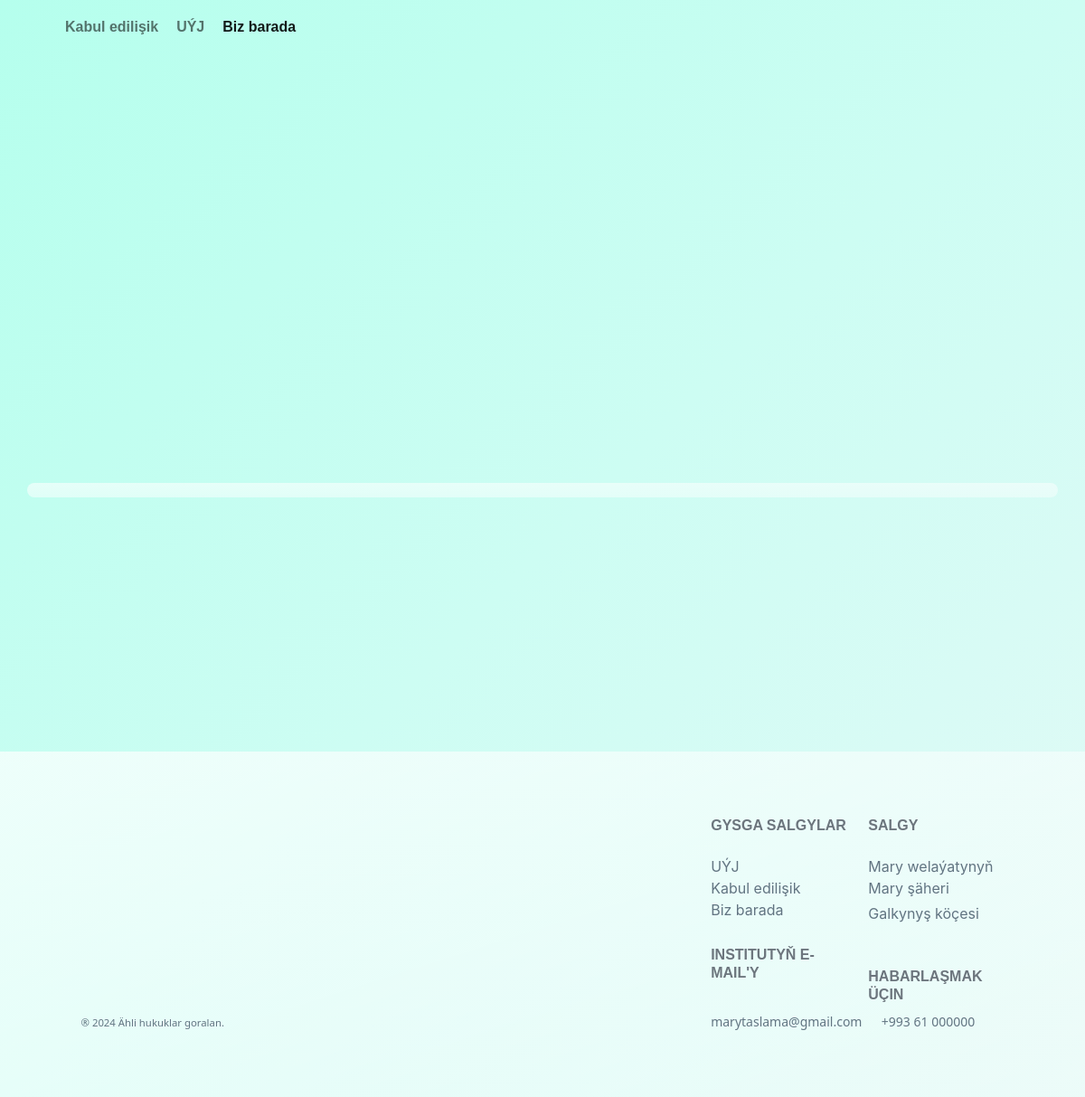
Page /about/ on the earlier database version.
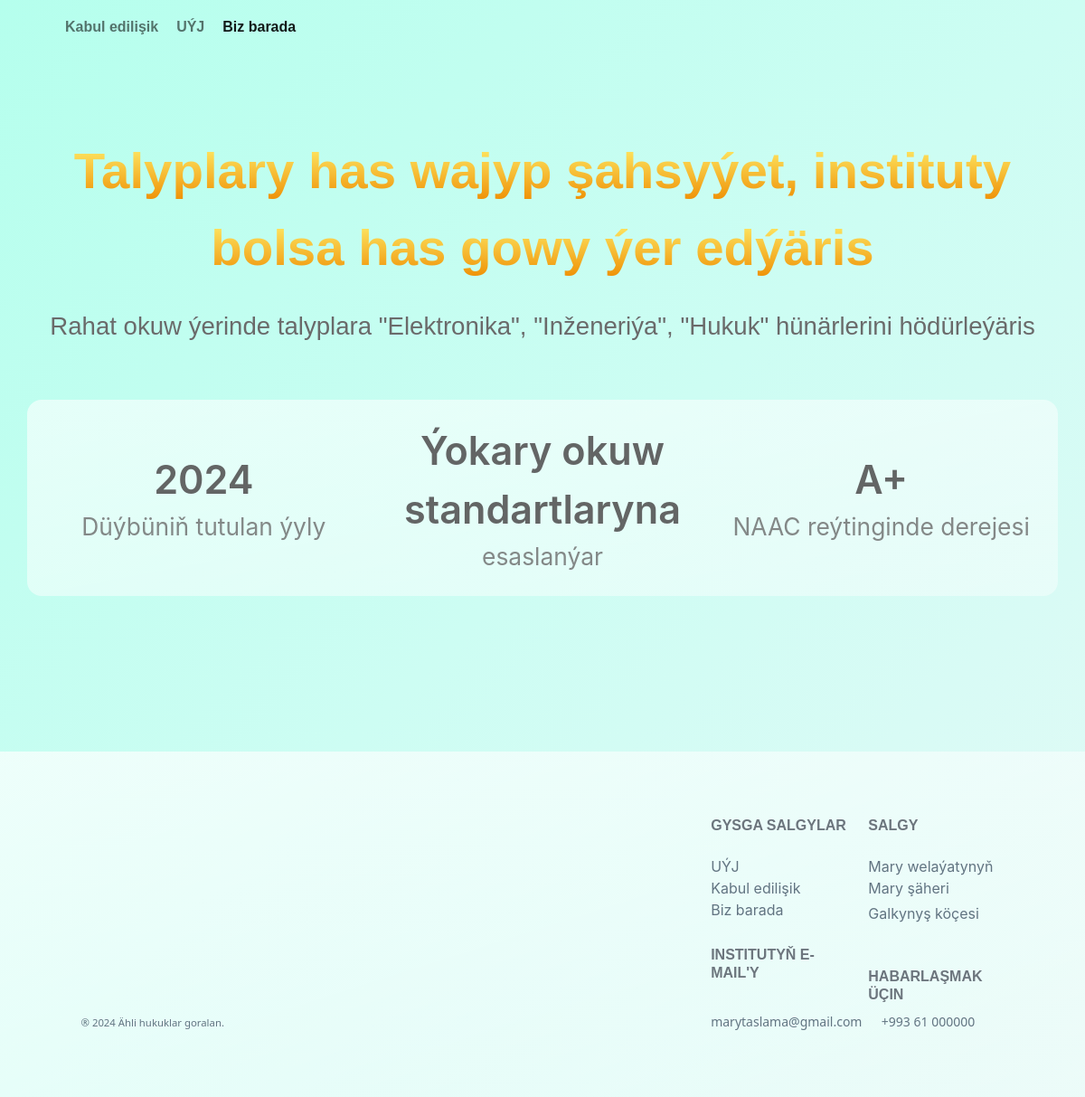
Same page on the later database version.
### UniWeb/models.py (models this page shows, shortened)
class AboutPage(models.Model):
    main_heading = models.CharField(max_length=200)
    sub_heading = models.CharField(max_length=200)
    info_columns = models.ManyToManyField(AboutInfoColumn)

class AboutInfoColumn(models.Model):
    expression = models.CharField(max_length=200)
    value = models.CharField(max_length=50)

### pages/views.py (the view)
# urls.py: path("about/", about_view, name="about_view"),
def about_view(request, *args, **kwargs):
    try:
        context = {"page_data": AboutPage.objects.all()[0]}
    except:
        context = {}
    return render(request, "about.html", context)

### templates/about.html (shortened to what this page needs)
{% extends "base.html" %}
{% load static %}
{% block nav %}
    <div class="collapse navbar-collapse" id="navbarColor03">
        <ul class="navbar-nav me-auto mb-2 mb-lg-0">
            <li class="nav-item pe-1">
                <a class="nav-link" href="{% url 'admissions_view' %}">
                    <p class="h6 poppins mb-lg-2 mb-0">Kabul edilişik</p>
                </a>
            </li>
            <li class="nav-item pe-1">
                <a class="nav-link" href="{% url 'campus_view' %}">
                    <p class="h6 poppins mb-lg-2 mb-0">UÝJ</p>
                </a>
            </li>
            <li class="nav-item pe-1">
                <a class="nav-link active"
                   href="{% url 'about_view' %}"
                   aria-current="page">
                    <p class="h6 poppins mb-lg-2 mb-0">Biz barada</p>
                </a>
            </li>
        </ul>
    </div>
{% endblock %}
{% block content %}
    <section>
        <div class="container-fluid pt-4 px-3"
             style="height:650px;
                    height: 96vh;
                    padding-bottom: 10%">
            <div class="flex-md-column d-md-flex justify-content-md-evenly"
                 style="height: 100%">
                <div class="container-xl py-2"
                     style="height: fit-content;
                            text-align: center">
                    <span style="font-size: 4.7vmin;
                                 font-family: 'Poppins', sans-serif;
                                 font-weight: 700;
                                 color: #545454">
                        <span style="background: -webkit-linear-gradient(rgba(255, 240, 109, 1), rgba(239, 147, 8, 1));
                                     -webkit-background-clip: text;
                                     background-clip: none;
                                     -webkit-text-fill-color: transparent">{{ page_data.main_heading }}</span>
                    </span>
                    <br>
                    <br>
                    <span style="font-size: 2.3vmin;
                                 font-family: 'Poppins', sans-serif;
                                 font-weight: 500;
                                 color: #6A6A6A">{{ page_data.sub_heading }}</span>
                </div>
                <div class="container-xl flex-md-column justify-content-center mt-md-0 mt-4">
                    <div class="row py-2 px-2"
                         style="border-radius: 1rem;
                                background: linear-gradient(to right bottom, rgba(255,255,255,0.6),rgba(255,255,255,0.4));
                                height: fit-content">
                        {% for data in page_data.info_columns.all %}
                            <div class="col-lg-4 col-md-6"
                                 style="display:flex;
                                        flex-direction: column;
                                        justify-content: center">
                                <div class="px-2 py-3" style="text-align: center;">
                                    <span class="card-headings">{{ data.value }}</span>
                                    <br>
                                    <span class="card-sub-headings">{{ data.expression }}</span>
                                </div>
                            </div>
                        {% endfor %}
                    </div>
                </div>
            </div>
        </div>
    </section>
    <section>
        <div class="container-fluid my-container-fluid pb-0 mb-0 justify-content-center">
            <footer class="container-xl">
                <div class="row my-4 justify-content-center py-5">
                    <div class="col-11">
                        <div class="row">
                            <div class="col-xl-8 col-md-4 col-sm-4 col-12 my-auto mx-auto a">
                            </div>
                            <div class="col-xl-2 col-md-4 col-sm-4 col-12">
                                <h6 class="footer-h6 mb-3 mb-lg-4 bold-text text-muted">
                                    <b>GYSGA SALGYLAR</b>
                                </h6>
                                <ul class="list-unstyled footer-ul">
                                    <a class="footer-a footer-menu-links" href="{% url 'campus_view' %}">
                                        <li>UÝJ</li>
                                    </a>
                                    <a class="footer-a footer-menu-links" href="{% url 'admissions_view' %}">
                                        <li>Kabul edilişik</li>
                                    </a>
                                    <a class="footer-a footer-menu-links" href="{% url 'about_view' %}">
                                        <li>Biz barada</li>
                                    </a>
                                </ul>
                            </div>
                            <div class="col-xl-2 col-md-4 col-sm-4 col-12">
                                <h6 class="footer-h6 mb-3 mb-lg-4 text-muted bold-text mt-sm-0 mt-5">
                                    <b>SALGY</b>
                                </h6>
                                <p class="footer-p mb-1">Mary welaýatynyň Mary şäheri</p>
                                <p class="footer-p">Galkynyş köçesi</p>
                            </div>
                        </div>
                        <div class="row">
                            <div class="col-xl-8 col-md-4 col-sm-4 col-auto my-md-0 mt-5 order-sm-1 order-3 align-self-end">
                            <small class="rights">
                                <span>&#174; 2024</span>
                                Ähli hukuklar goralan.
                            </small>
                        </div>
                        <div class="col-xl-2 col-md-4 col-sm-4 col-auto order-1 align-self-end ">
                            <h6 class="footer-h6 mt-55 mt-2 text-muted bold-text">
                                <b>INSTITUTYŇ E-MAIL'Y</b>
                            </h6>
                            <small><span><i class="fa fa-envelope" aria-hidden="true"></i> marytaslama@gmail.com</span></small>
                        </div>
                        <div class="col-xl-2 col-md-4 col-sm-4 col-auto order-2 align-self-end ">
                            <h6 class="footer-h6 text-muted bold-text">
                                <b>HABARLAŞMAK ÜÇIN</b>
                            </h6>
                            <small><span><i class="fa fa-phone" aria-hidden="true"></i></span> +993 61 000000</small>
                        </div>
                    </div>
                </div>
            </div>
        </footer>
    </div>
</section>
{% endblock %}

### templates/base.html (shortened to what this page needs)
<!DOCTYPE html>
<html lang="en">
    <head>
        {% load static %}
        <link rel="stylesheet"
              type="text/css"
              href="{% static 'UniWeb/footer.css' %}">
        <link rel="stylesheet"
              type="text/css"
              href="{% static 'UniWeb/styles.css' %}">
        <link rel="stylesheet" href="{% static 'UniWeb/css/bootstrap.min.css' %}">
        <link href="{% static 'UniWeb/fontawesome/css/all.min.css' %}"
              rel="stylesheet">
    </head>
    <body>
        <nav class="navbar sticky-top navbar-expand-lg navbar-light">
            <div class="container-fluid px-xl-5 pt-1">
                {% block nav %}{% endblock %}
            </div>
        </nav>
        {% block content %}{% endblock %}
    </body>
</html>

### UniWeb/static/UniWeb/footer.css (style rules this page uses)
.my-container-fluid { overflow: hidden; background: white; color: #627482 !important; background:linear-gradient(to right bottom, rgba(255,255,255,0.7),rgba(255,255,255,0.3)); margin-bottom: 0; padding-bottom: 0 }
.footer-a { font-family: 'Poppins', sans-serif; font-size: 1.35rem; font-weight: 600; cursor: pointer; text-decoration: none; color: #272343b4; transition: 0.3s; }
.bold-text { color: #989c9e !important }
.mt-55 { margin-top: calc(50px + (60 - 50) * ((100vw - 360px) / (1600 - 360))) !important }
.rights { font-size: calc(10px + (12 - 10) * ((100vw - 360px) / (1600 - 360))) !important }
.footer-menu-links { font-family: -apple-system, BlinkMacSystemFont, 'Segoe UI', Roboto, Oxygen, Ubuntu, Cantarell, 'Open Sans', 'Helvetica Neue', sans-serif; font-weight: 400; font-size: 1rem; color: #627482; text-decoration: none; }
.footer-h6 { font-family: 'Dosis', sans-serif; font-weight: 500; }
.footer-ul { font-family: -apple-system, BlinkMacSystemFont, 'Segoe UI', Roboto, Oxygen, Ubuntu, Cantarell, 'Open Sans', 'Helvetica Neue', sans-serif; font-weight: 400; }
.footer-p { font-family: -apple-system, BlinkMacSystemFont, 'Segoe UI', Roboto, Oxygen, Ubuntu, Cantarell, 'Open Sans', 'Helvetica Neue', sans-serif; font-weight: 400; }

### UniWeb/static/UniWeb/styles.css (style rules this page uses)
html, body { line-height: 1.5; box-sizing: border-box; overflow-x: hidden; background: linear-gradient(to right bottom, #b5ffed, #c1fef0, #cdfdf3, #d8fbf5, #e4faf6); }
a { text-decoration: none; font-family: 'Poppins', sans-serif; font-size: 1.35rem; font-weight: 600; cursor: pointer; color: #272343; transition: 0.2s; }
.navbar { border-radius: 0 0 7px 7px; background: linear-gradient(to right bottom, #CAFCEF,#A8F1E2); }
.nav-item p { font-weight: 600; }
.poppins { font-family: 'Poppins', sans-serif; }

### templates/about.html (style rules this page uses)
body { background: linear-gradient(to right bottom, #b5ffed, #c1fef0, #cdfdf3, #d8fbf5, #e4faf6); }
.navbar { background: transparent; }
.card-headings { font-size: 3.6vmin; font-family: "Inter", sans-serif; font-weight: 600; color: rgba(84, 84, 84, 0.9); }
.card-sub-headings { font-size: 2.2vmin; font-family: "Inter", sans-serif; font-weight: 400; color: rgba(106, 106, 106, 0.8); }

Differences in the rows shown:
added AboutPage: main_heading "Talyplary has wajyp şahsyýet, instituty bolsa has gowy ýer edýäris", sub_heading "Rahat okuw ýerinde talyplara \"Elektronika\", \"Inženeriýa\", \"Hukuk\" hünärlerini hödürleýäris"
added AboutInfoColumn: value "2024", expression "Düýbüniň tutulan ýyly"
added AboutInfoColumn: value "Ýokary okuw standartlaryna", expression "esaslanýar"
added AboutInfoColumn: value "A+", expression "NAAC reýtinginde derejesi"
